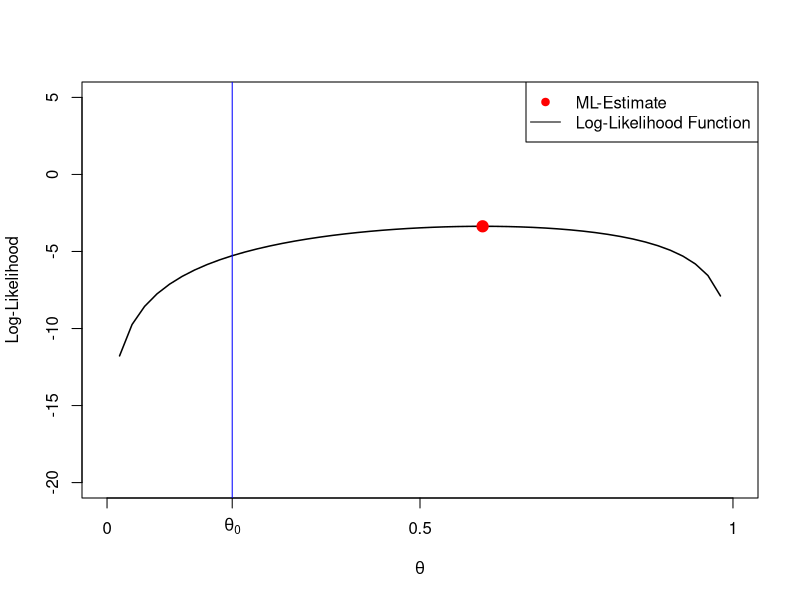
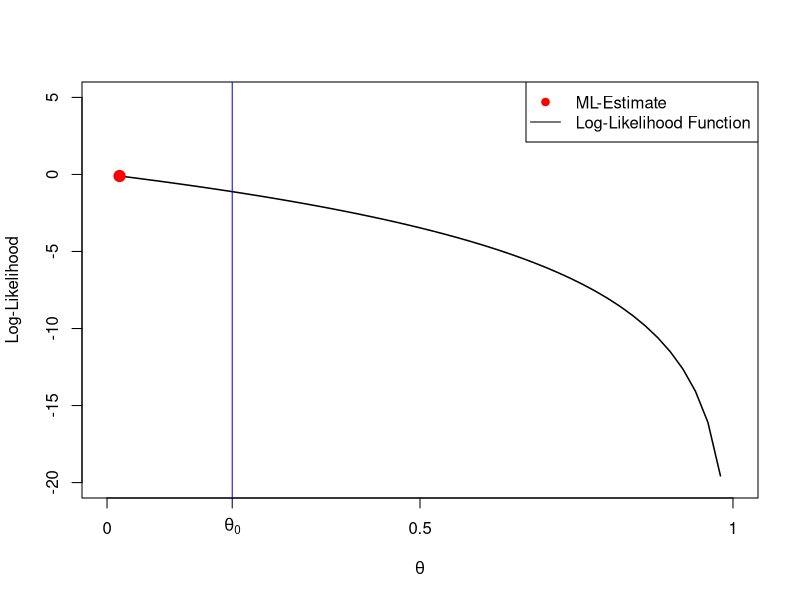
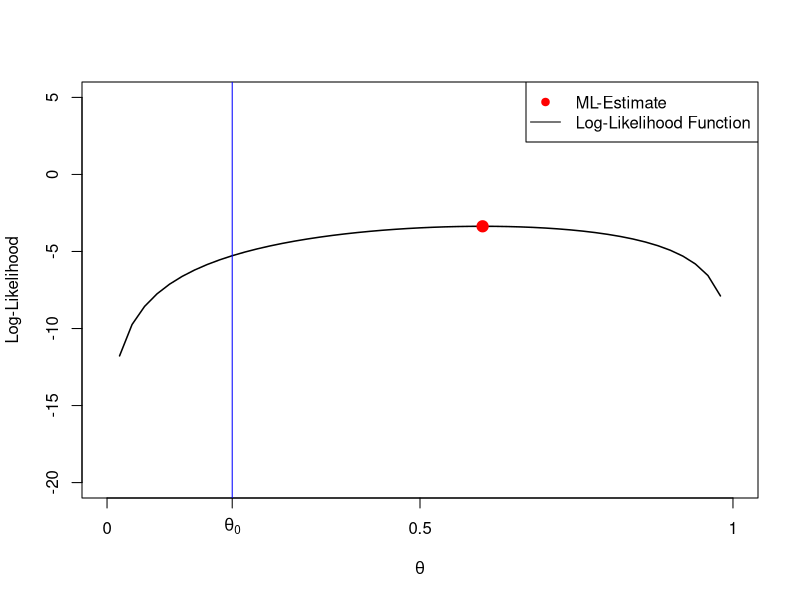
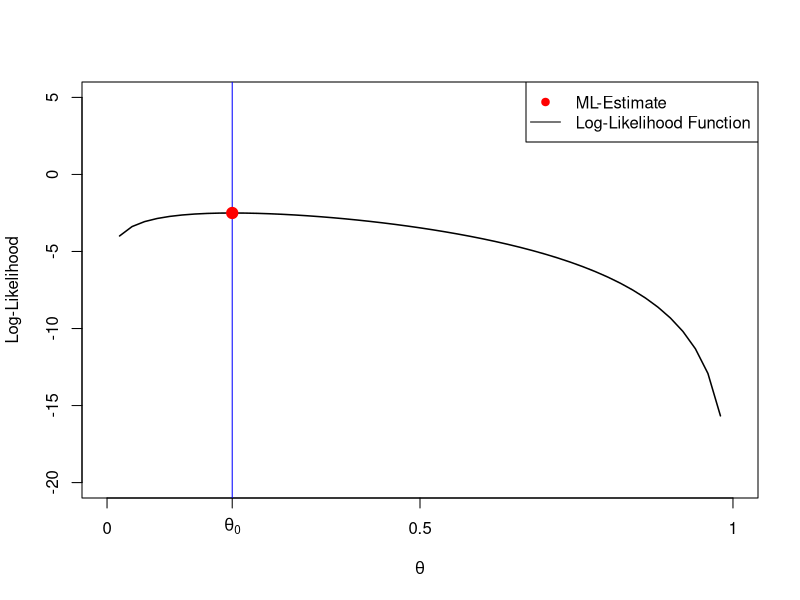
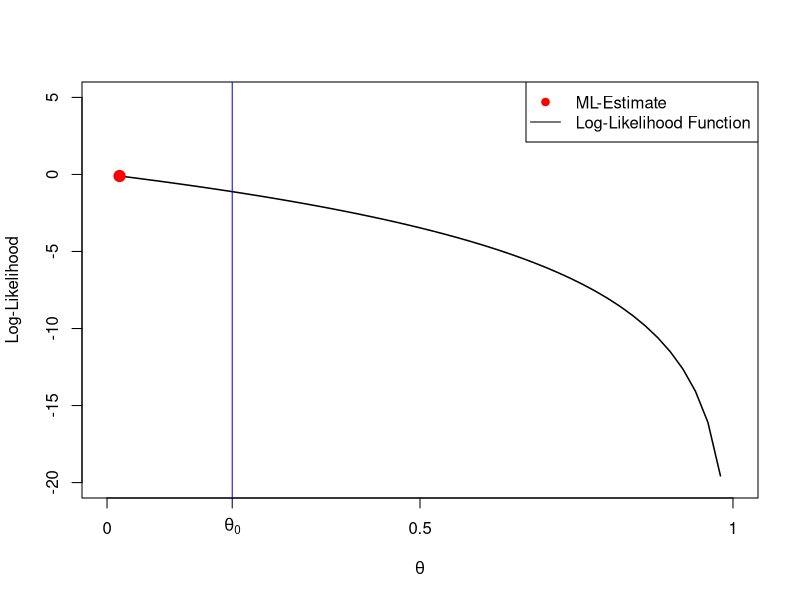
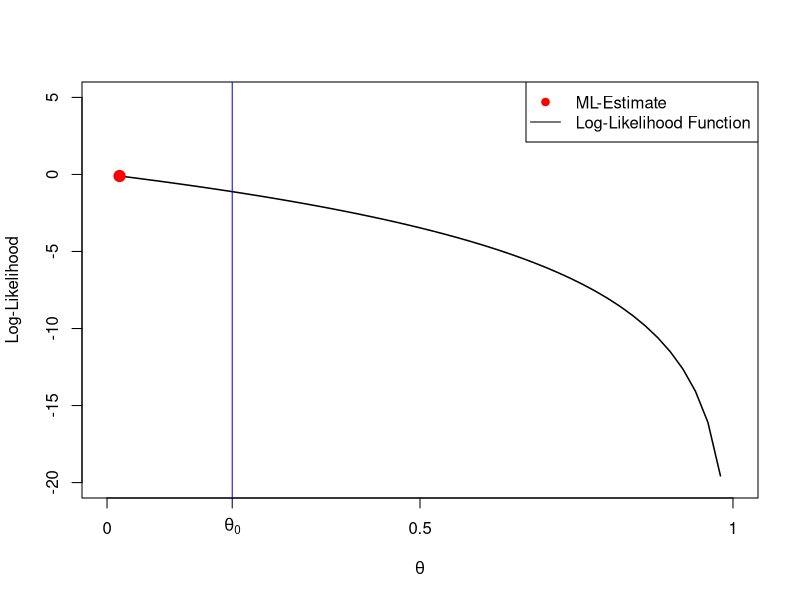
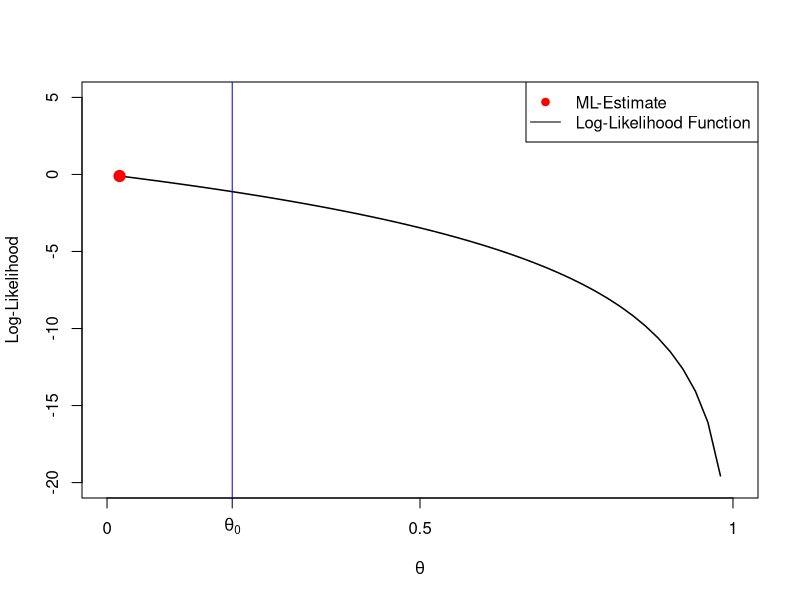
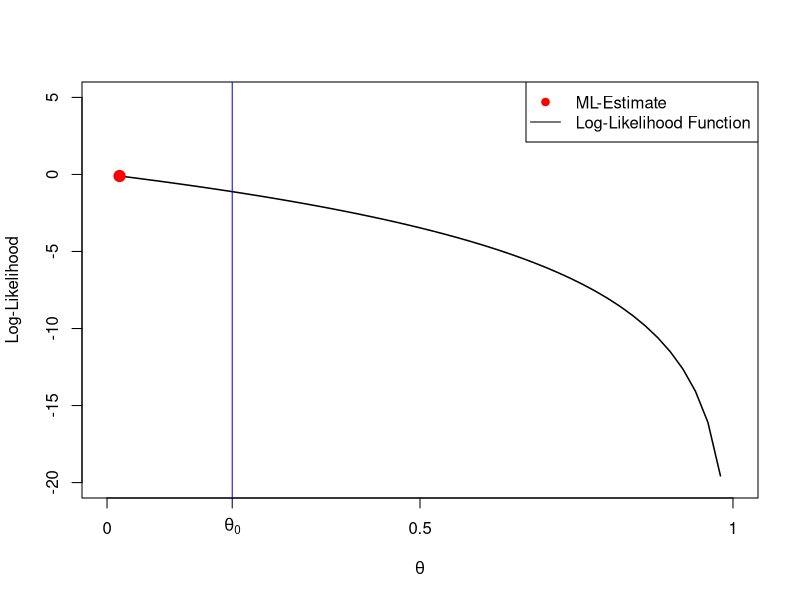

These figures' R source, in order:
## ---- chunk 1
#| label: fig-RandomEx1
#| echo: false
#| animation.hook: gifski
#| interval: 0.5
#| fig.align: center
#| dev: png
#| fig-cap: Random realizations of the log-likelihood function $\ell_{n}$ of our coin flipping example based on different realizations of the random sample $X_1,\dots,X_n$ with $n=5$ and (usually unknown) $\theta_0=0.2.$

theta_true   <- 0.2
n            <- 5
theta_values <- seq(0, 1, len = 51)
B            <- 25
yy_mat <- matrix(NA, nrow=length(theta_values), ncol=B)

set.seed(1009)

for(r in 1:B){

# simulate data: n = 5 many (unfair) coin tosses
x <- sample(x       = c(0,1), 
            size    = n, 
            replace = TRUE, 
            prob    = c(1-theta_true, theta_true)) 

## number of heads (i.e., the number of "1"s in x)
N_H <- sum(x)

L_fct <- function(theta, N_H, n){
    N_H * log(theta) + (n - N_H) * log(1 - theta)     
}

yy_mat[,r]  <- L_fct(theta = theta_values, N_H = N_H, n = n)

plot(y = c(-20, 5), x = c(0,1), lwd=1.5, type = "n", 
     ylab = "Log-Likelihood", xlab = expression(theta), axes = FALSE)
axis(2); axis(1, at=c(0,theta_true,0.5,1), 
labels = c(0,expression(theta[0]),0.5,1)); box()

lines(y = yy_mat[,r], x = theta_values, lwd=1.5)
abline(v = theta_true, col = "blue")
points(y = yy_mat[,r][which.max(yy_mat[,r])], 
       x = theta_values[which.max(yy_mat[,r])], 
       pch = 21, bg = "red", col = "red", cex = 1.5)
legend("topright", legend=c("ML-Estimate", "Log-Likelihood Function"),
       pch=c(21,NA), pt.bg=c("red",NA), col=c("red","black"), lty=c(NA,1))
}
## ---- chunk 2
theta_true <- 0.2    # unknown true theta value
n          <-  5     # sample size

set.seed(1)

# simulate data: n many (unfair) coin tosses
x <- sample(x       = c(0,1), 
            size    = n, 
            replace = TRUE, 
            prob    = c(1-theta_true, theta_true)) 

## number of heads (i.e., the number of "1"s in x)
N_H <- sum(x)

## First derivative of the log-likelihood function
Lp_fct   <- function(theta, N_H = N_H, n = n){
    (N_H/theta) - (n - N_H)/(1 - theta)    
}
## Second derivative of the log-likelihood function
Lpp_fct   <- function(theta, N_H = N_H, n = n){
    - (N_H/theta^2) - (n - N_H)/(1 - theta)^2    
}

t     <- 1e-10   # convergence criterion
check <- TRUE    # check object to stop the while-loop
i     <- 0       # count iterations

## Initializations 
theta  <- 0.4     # starting value theta_{(0)}
h_step <- NULL    # empty value 
Lp     <- Lp_fct( theta, N_H=N_H, n=n)
Lpp    <- Lpp_fct(theta, N_H=N_H, n=n)

while(check){
    i         <- i + 1
    ##
    h_step_new <- -1 * (Lp_fct(theta[i], N_H=N_H, n=n) / Lpp_fct(theta[i], N_H=N_H, n=n))    
    h_step     <- c(h_step, h_step_new)
    theta_new  <- theta[i] + h_step_new
    Lp_new     <- Lp_fct( theta_new, N_H=N_H, n=n)
    Lpp_new    <- Lpp_fct(theta_new, N_H=N_H, n=n)
    ##
    theta      <- c(theta, theta_new) 
    Lp         <- c(Lp,    Lp_new) 
    Lpp        <- c(Lpp,   Lpp_new) 
    ##
    if( abs(Lp_fct(theta_new, N_H=N_H, n=n)) < t ){
      check <- FALSE
    }
}

results           <- cbind(1:length(theta)-1, theta, -Lp/Lpp, Lp)
colnames(results) <- c("m", "theta_m", "h_m", "Lp(theta_m)")
results
## ---- chunk 3
#| label: fig-MLMaxestim
#| fig-cap: Graph of the likelihood function $\mathcal{L}_n(\theta)$ given in @eq-MLMaxestim.
n          <- 20   # sample size
X_max      <- 0.25

theta_vec  <- seq(from = 0, 
                  to   = X_max * 1.5, 
                  len  = 100) 
likelihood_fun <- function(theta, X_max, n){ 
    likelihood                <- 1/(theta^n)
    likelihood[theta < X_max] <- 0 
    return(likelihood) 
}

likelihood_vec <- likelihood_fun(theta = theta_vec,
                                 X_max = X_max, 
                                 n     = n)

plot(y = likelihood_vec, 
     x = theta_vec, 
     type = "l", 
     xlab = expression(theta),
     ylab = "Likelihood", 
     main = "")            
axis(1, at = X_max, labels = expression(X[(n)]))                  
## ---- chunk 4
#| label: fig-ExPoisson
#| fig-cap: For $0\leq \lambda \leq 4$ the function $\tau(\lambda)$ is a one-to-one function.
lambda_vec <- seq(from = .0001, to = 15, len = 100)
g_vec      <- (lambda_vec^4 * exp(-1*lambda_vec))/( factorial(4) )

plot(x = lambda_vec, y = g_vec, 
     type = "l", xlab=expression(lambda), ylab=expression(tau(lambda)))
abline(v = 4)
axis(1, at = 4)
## ---- chunk 5
#| label: estimator-simulation
#| echo: true

library("scales")   # for transparent colors

set.seed(129)

##############################################################################
# Monte Carlo study: mean, median and mid-range
##############################################################################

n <- 101        # sample size
K <- 10000      # number of Monte Carlo repetitions
theta <- 0      # true value

emp.mean <- numeric(K)
emp.median <- numeric(K)
mid.range <- numeric(K)

for(k in 1:K){
  
  sample <- rnorm(n, mean = theta, sd = 1)
  
  emp.mean[k] <- mean(sample)
  emp.median[k] <- median(sample)
  mid.range[k] <- (min(sample) + max(sample)) / 2
}

##############################################################################
# Part (a): first L estimates
##############################################################################

L <- 10

first.results <- data.frame(
  iteration = 1:L,
  emp.mean = round(emp.mean[1:L], 4),
  emp.median = round(emp.median[1:L], 4),
  mid.range = round(mid.range[1:L], 4)
)

first.results
## ---- chunk 6
#| label: fig-estimator-convergence
#| echo: true
#| animation.hook: gifski
#| interval: 0.3
#| fig.align: center
#| dev: png
#| fig-cap: Animated convergence of the density estimates of the empirical mean, empirical median and mid-range estimator.

##############################################################################
# Animated convergence plot
##############################################################################

n.reps <- 200

for(rep in seq(10, n.reps, by = 10)){
  
  plot(y = 0, x = 0, type = "n",
       xlim = c(-0.5, 0.5),
       ylim = c(0, 5),
       xlab = expression(hat(theta)),
       ylab = "Density",
       main = paste("Monte Carlo repetitions:", rep))
  
  polygon(density(mid.range[1:rep]),
          border = alpha("darkorange", 0.4),
          col = alpha("darkorange", 0.4),
          lwd = 2)
  
  polygon(density(emp.mean[1:rep]),
          border = alpha("blue", 0.4),
          col = alpha("blue", 0.4),
          lwd = 2)
  
  polygon(density(emp.median[1:rep]),
          border = alpha("green", 0.4),
          col = alpha("green", 0.4),
          lwd = 2)
  
  abline(v = theta, lty = 2, lwd = 2)
  
  points(emp.mean[1:rep], rep(0, rep),
         col = "blue", pch = 16, cex = 0.4)
  
  points(emp.median[1:rep], rep(0.05, rep),
         col = "green", pch = 16, cex = 0.4)
  
  points(mid.range[1:rep], rep(0.10, rep),
         col = "darkorange", pch = 16, cex = 0.4)
  
  legend("topright",
         title = "Estimator",
         legend = c("emp. mean", "emp. median", "mid-range"),
         col = c("blue", "green", "darkorange"),
         lty = 1,
         lwd = 2)
}
## ---- chunk 7
#| label: fig-estimator-density
#| echo: true
#| fig.align: center
#| fig-cap: Density estimates of the empirical mean, empirical median and mid-range estimator.

##############################################################################
# Final density plot
##############################################################################

MSE.emp.mean <- mean((emp.mean - theta)^2)
MSE.emp.median <- mean((emp.median - theta)^2)
MSE.mid.range <- mean((mid.range - theta)^2)

plot(y = 0, x = 0, type = "n",
     xlim = c(-0.5, 0.5),
     ylim = c(0, 5),
     xlab = expression(hat(theta)),
     ylab = "Density",
     main = "Distribution of the three estimators")

polygon(density(mid.range),
        border = alpha("darkorange", 0.4),
        col = alpha("darkorange", 0.4),
        lwd = 2)

polygon(density(emp.mean),
        border = alpha("blue", 0.4),
        col = alpha("blue", 0.4),
        lwd = 2)

polygon(density(emp.median),
        border = alpha("green", 0.4),
        col = alpha("green", 0.4),
        lwd = 2)

abline(v = theta, lty = 2, lwd = 2)

points(emp.mean[1:500], rep(0, 500),
       col = "blue", pch = 16, cex = 0.5)

points(emp.median[1:500], rep(0.05, 500),
       col = "green", pch = 16, cex = 0.5)

points(mid.range[1:500], rep(0.10, 500),
       col = "darkorange", pch = 16, cex = 0.5)

legend("topright",
       title = "Estimator",
       legend = c("emp. mean", "emp. median", "mid-range"),
       col = c("blue", "green", "darkorange"),
       lty = 1,
       lwd = 2)

legend("topleft",
       title = "MSE",
       legend = c(round(MSE.emp.mean, 4),
                  round(MSE.emp.median, 4),
                  round(MSE.mid.range, 4)),
       col = c("blue", "green", "darkorange"),
       lty = 1,
       lwd = 2)
